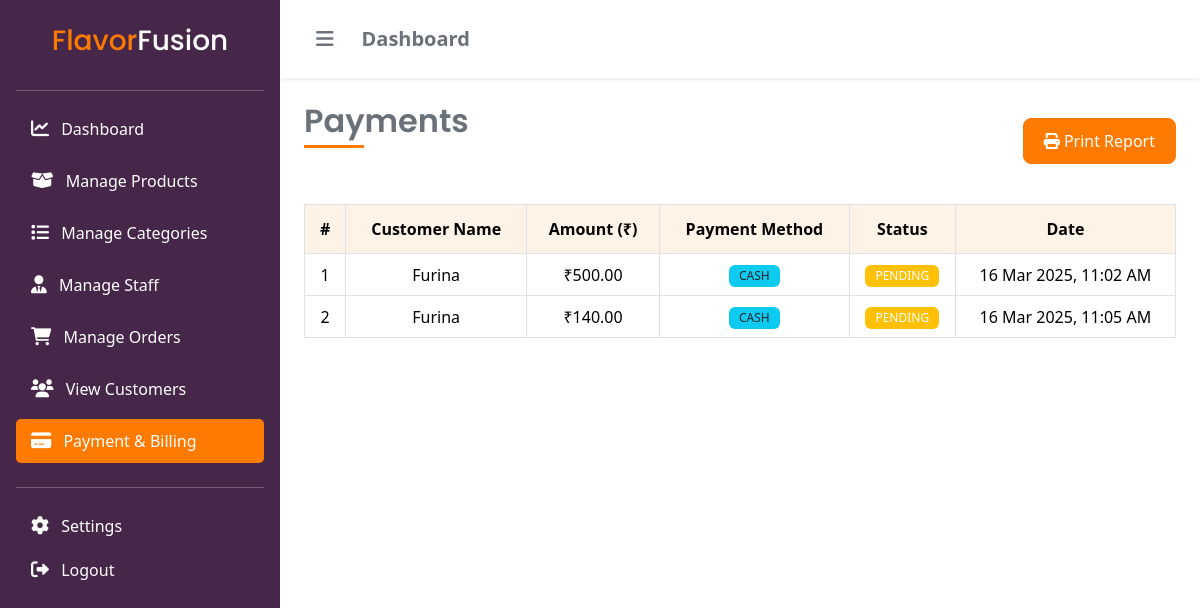
The page /admin/payments/index.php (signed in) on the database its author committed.
### tables this page shows
CREATE TABLE `payments` (
  `id` int(11) NOT NULL,
  `order_id` int(11) NOT NULL,
  `user_id` int(11) NOT NULL,
  `amount` decimal(10,2) NOT NULL,
  `payment_method` enum('credit_card','debit_card','cash') NOT NULL,
  `status` enum('pending','completed','failed') DEFAULT 'pending',
  `created_at` timestamp NOT NULL DEFAULT current_timestamp()
);

CREATE TABLE `users` (
  `id` int(11) NOT NULL,
  `name` varchar(100) NOT NULL,
  `email` varchar(100) NOT NULL,
  `password` varchar(255) NOT NULL,
  `phone` varchar(15) DEFAULT NULL,
  `profile_pic` varchar(255) DEFAULT NULL,
  `token` varchar(255) DEFAULT NULL,
  `role` enum('customer','admin','staff') DEFAULT 'customer',
  `created_at` timestamp NOT NULL DEFAULT current_timestamp()
);

### database/database.php (called while the page is built)
<?php
require(__DIR__ . '/Connection.php');
$servername = 'localhost';
$port = 3306;
$db_name = 'flavor_fusion_db';
$username = 'root';
$password = '';
$connection = new Connection($servername, $port, $db_name, $username, $password);

### database/Connection.php (called while the page is built, shortened)
<?php
class Connection
{
    private $pdo;
    public function __construct($server_name, $port, $db_name, $username, $password)
    {
        try {
            $this->pdo = new PDO("mysql:host={$server_name};port={$port};dbname={$db_name}", $username, $password);
            $this->pdo->setAttribute(PDO::ATTR_ERRMODE, PDO::ERRMODE_EXCEPTION);
            $this->pdo->setAttribute(PDO::ATTR_DEFAULT_FETCH_MODE, PDO::FETCH_ASSOC);
        } catch (PDOException $e) {
            echo $e->getMessage();
            die();
        }
    }
    public function findById($table_name, $id)
    {
        $statement = $this->pdo->prepare("SELECT * FROM {$table_name} WHERE id = :id");
        $statement->execute(["id" => $id]);
        $result = $statement->fetch();
        return $result;
    }
    public function findAll($table_name)
    {
        $sql = "SELECT * FROM {$table_name}";
        $statement = $this->pdo->prepare($sql);
        $statement->execute();
        $result = $statement->fetchAll();
        return $result;
    }
}

### public/admin/payments/index.php (the view, shortened to what this page needs)
<?php
include DB_ROOT . 'database.php';
$payments = $connection->findAll("payments");
?>
<?php include_once '../../../includes/header.php'; ?>
<div class="d-flex">
    <?php
    include_once '../../../includes/admin-sidebar.php';
    ?>
    <div class="container-fluid px-4 py-4">
        <div class="row mb-4">
            <div class="col-12 d-flex justify-content-between align-items-center">
                <h2 class="section-title">Payments</h2>
                <button id="print-btn" class="btn btn-primary"><i class="fas fa-print"></i> Print Report</button>
            </div>
        </div>
        <div class="row">
            <div class="col-12">
                <div class="table-responsive" id="printable">
                    <table class="table table-bordered table-hover text-center align-middle">
                        <thead>
                            <tr>
                                <th>#</th>
                                <th>Customer Name</th>
                                <th>Amount (₹)</th>
                                <th>Payment Method</th>
                                <th>Status</th>
                                <th>Date</th>
                            </tr>
                        </thead>
                        <tbody>
                            <?php if (count($payments) > 0): ?>
                                <?php foreach ($payments as $payment):
                                    $customer = $connection->findById("users", $payment["user_id"]);
                                    $status_classes = [
                                        "completed" => "bg-success",
                                        "pending" => "bg-warning",
                                        "failed" => "bg-danger"
                                    ];
                                    $status_badge = $status_classes[$payment['status']] ?? "bg-secondary";
                                ?>
                                    <tr>
                                        <td><?= $payment['id']; ?></td>
                                        <td><?= $customer['name'] ?? 'N/A'; ?></td>
                                        <td>₹<?= number_format($payment['amount'], 2); ?></td>
                                        <td><span class="badge bg-info text-dark"> <?= $payment['payment_method']; ?> </span></td>
                                        <td><span class="badge <?= $status_badge; ?>"> <?= $payment['status']; ?> </span></td>
                                        <td><?= date('d M Y, h:i A', strtotime($payment['created_at'])); ?></td>
                                    </tr>
                                <?php endforeach; ?>
                            <?php else: ?>
                                <tr>
                                    <td colspan="6" class="text-center">No payments found</td>
                                </tr>
                            <?php endif; ?>
                        </tbody>
                    </table>
                </div>
            </div>
        </div>
    </div>
</div>
<?php include_once '../../../includes/admin-footer.php'; ?>

### public/assets/css/style.css (style rules this page uses)
:root { --primary-color-50: #fff2e6; --primary-color-100: #ffd7b3; --primary-color: #ff7a00; --body-color: #6a7179; --gray-100: #dee2e6; --gray-500: #868e96; --secondary-color: #462749; --color-success: #20c997; --color-error: #ff6b6b; }
body { color: var(--body-color); min-height: 100dvh; display: flex; flex-direction: column; }
h1, h2, h3, h4, h5, h6 { font-family: "Poppins", sans-serif; }
.section-title { position: relative; margin-bottom: 2rem; padding-bottom: 0.5rem; font-weight: 600; }
.section-title::after { content: ""; position: absolute; bottom: 0; left: 0; width: 60px; height: 3px; background-color: var(--primary-color); }
.btn { padding: 8px 12px; border-radius: 8px; }
.btn-outline-primary:hover, .btn-primary { background-color: var(--primary-color); border-color: var(--primary-color); border-radius: 8px; padding: 10px 20px; transition: all 0.3s ease; font-weight: 500; }
.badge { font-size: 12px; text-transform: uppercase; padding: 5px 10px; font-weight: 500; }
.table tr th { padding: 12px; background-color: var(--primary-color-50); }

### rows shown on the page
payments: id "1", user.name "Furina", amount "500.00", payment_method "CASH", status "PENDING", created_at "16 Mar 2025, 11:02 AM"
payments: id "2", user.name "Furina", amount "140.00", payment_method "CASH", status "PENDING", created_at "16 Mar 2025, 11:05 AM"
